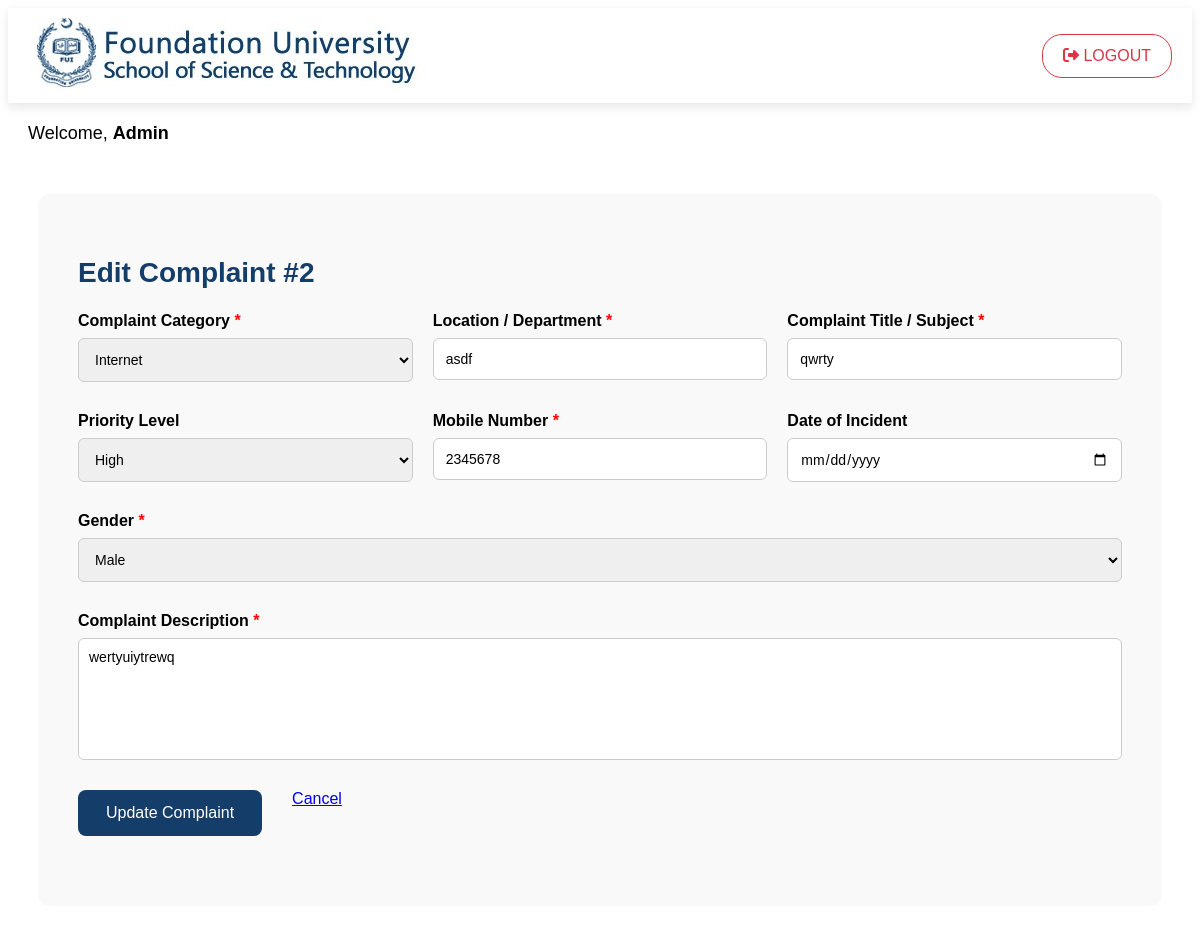
Screenshot of /admin/update_complaint.php?id=2 (signed in) with the database file from the repository.
### tables this page shows
CREATE TABLE `complaints` (
  `complaint_id` int(11) NOT NULL,
  `user_id` int(11) NOT NULL,
  `category` enum('academic','administrative','facilities','internet','behavior','electricity','other') NOT NULL,
  `location` varchar(100) NOT NULL,
  `title` varchar(200) NOT NULL,
  `description` text NOT NULL,
  `attachment_path` varchar(255) DEFAULT NULL,
  `priority` enum('low','medium','high') DEFAULT 'medium',
  `mobile` varchar(20) NOT NULL,
  `incident_date` date DEFAULT NULL,
  `gender` enum('male','female','other') NOT NULL,
  `status` enum('pending','in_progress','resolved','rejected') DEFAULT 'pending',
  `created_at` timestamp NOT NULL DEFAULT current_timestamp(),
  `updated_at` timestamp NOT NULL DEFAULT current_timestamp() ON UPDATE current_timestamp()
);

### admin/update_complaint.php (the view, shortened to what this page needs)
<?php
require_once '../includes/db_connection.php';
$complaint = [];
if (isset($_GET['id'])) {
    $complaint_id = (int)$_GET['id'];
    $stmt = $conn->prepare("
        SELECT * FROM complaints
        WHERE complaint_id = ?
    ");
    $stmt->bind_param("i", $complaint_id);
    $stmt->execute();
    $result = $stmt->get_result();
    $complaint = $result->fetch_assoc();
}
?>
<!DOCTYPE html>
<html lang="en">
<head>
    <link rel="stylesheet" href="../assets/css/project.css">
    <link rel="stylesheet" href="https://cdnjs.cloudflare.com/ajax/libs/font-awesome/6.5.0/css/all.min.css">
</head>
<body>
 <nav class="navbar">
        <div class="navbar_logo">
            <img src="../assets/img/FUSST_logo.jpg" alt="logo" onclick="window.location.href='admin_logout.php'">
        </div>
        <div class="navbar-links">
                <button class="logout-btn" onclick="window.location.href='./admin_logout.php'">
                    <i class="fas fa-sign-out-alt"></i> LOGOUT
                </button>
        </div>
    </nav>
    <div style="padding: 20px; font-size: 18px;">
        Welcome, <strong><?= htmlspecialchars($_SESSION['admin_name'] ?? 'Admin') ?></strong>
    </div>
    <div id="complaintForm">
        <div class="form-wrapper">
            <h2>Edit Complaint #<?= $complaint['complaint_id'] ?></h2>
            <form method="POST" action="update_complaint.php?id=<?= $complaint['complaint_id'] ?>">
                <div class="form-row">
                    <div class="form-group">
                        <label>Complaint Category <span class="required">*</span></label>
                        <select name="category" required>
                            <option value="internet" <?= $complaint['category'] == 'internet' ? 'selected' : '' ?>>Internet</option>
                        </select>
                    </div>
                    <div class="form-group">
                        <label>Location / Department <span class="required">*</span></label>
                        <input type="text" name="location" value="<?= htmlspecialchars($complaint['location']) ?>" required>
                    </div>
                    <div class="form-group">
                        <label>Complaint Title / Subject <span class="required">*</span></label>
                        <input type="text" name="title" value="<?= htmlspecialchars($complaint['title']) ?>" required>
                    </div>
                </div>
                <div class="form-row">
                    <div class="form-group">
                        <label>Priority Level</label>
                        <select name="priority">
                            <option value="high" <?= $complaint['priority'] == 'high' ? 'selected' : '' ?>>High</option>
                        </select>
                    </div>
                    <div class="form-group">
                        <label>Mobile Number <span class="required">*</span></label>
                        <input type="text" name="mobile" value="<?= htmlspecialchars($complaint['mobile']) ?>" pattern="[0-9]{11}" title="11-digit phone number" required>
                    </div>
                    <div class="form-group">
                        <label>Date of Incident</label>
                        <input type="date" name="incident_date" value="<?= $complaint['incident_date'] ?>">
                    </div>
                </div>
                <div class="form-row">
                    <div class="form-group">
                        <label>Gender <span class="required">*</span></label>
                        <select name="gender" required>
                            <option value="male" <?= $complaint['gender'] == 'male' ? 'selected' : '' ?>>Male</option>
                        </select>
                    </div>
                </div>
                <div class="form-row">
                    <div class="form-group full-width">
                        <label>Complaint Description <span class="required">*</span></label>
                        <textarea name="description" style="height: 100px; resize: none; padding: 10px;" required><?=
                            htmlspecialchars($complaint['description'])
                        ?></textarea>
                    </div>
                </div>
                <div class="form-row">
                    <button type="submit" class="submit-btn">Update Complaint</button>
                    <a href="admin_dashboard.php" class="action-btn reject-btn" style="margin-left: 10px;">Cancel</a>
                </div>
            </form>
        </div>
    </div>
</body>
</html>

### assets/css/project.css (style rules this page uses)
* { font-family: Arial; }
.navbar { display: flex; align-items: center; justify-content: space-between; padding : 9px 20px; box-shadow: 0 4px 10px rgba(0,0,0,0.1); }
.logout-btn { background-color: transparent; border: 1px solid #dc3545; color: #dc3545; padding: 12px 20px; font-size: 16px; border-radius: 20px; cursor: pointer; transition: all 0.3s ease; margin-left: 15px; }
.navbar_logo img { cursor: pointer; transition: transform 0.2s ease; }
#complaintForm { padding: 40px; background-color: #f9f9f9; border-radius: 12px; margin: 30px; }
.form-wrapper h2 { font-size: 28px; color: #153d69; }
.required { color: red; font-weight: bold; }
.form-row { display: flex; gap: 20px; flex-wrap: wrap; margin-bottom: 30px; }
.form-group { flex: 1; min-width: 250px; display: flex; flex-direction: column; }
.form-group.full-width { flex: 100%; }
.form-group label { margin-bottom: 8px; font-weight: bold; }
.form-group input, .form-group select, .form-group textarea { padding: 12px; border-radius: 6px; border: 1px solid #ccc; font-size: 14px; transition: all 0.2s ease; }
.submit-btn { background-color: #153d69; color: white; border: none; padding: 14px 28px; font-size: 16px; border-radius: 8px; cursor: pointer; transition: background-color 0.3s ease, transform 0.2s ease; align-self: flex-start; }

### rows the page displays
complaints: complaint_id "2", category "Internet", location "asdf", title "qwrty", priority "High", mobile "2345678", gender "Male", description "wertyuiytrewq"

### other values shown
$_SESSION['admin_name'] "Admin"
